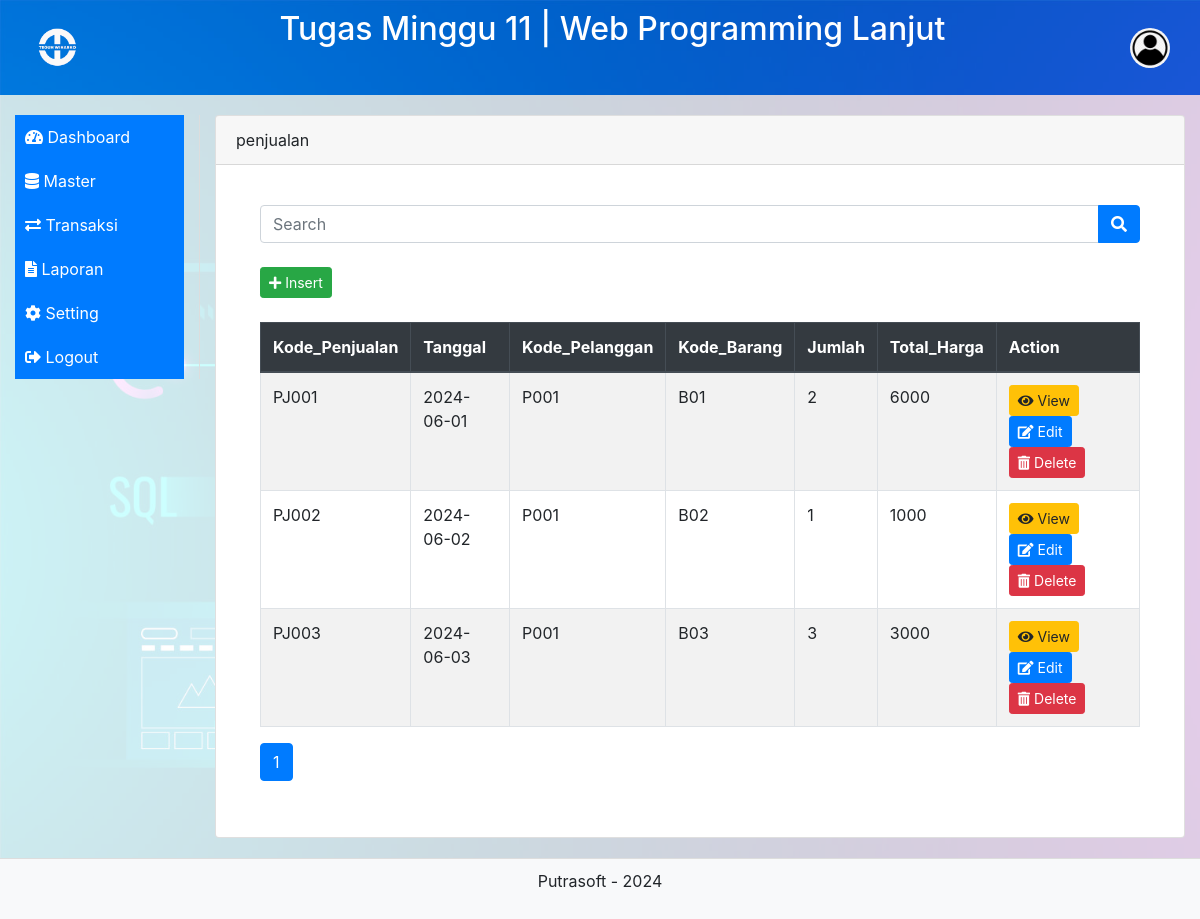
The app's page /list.php?table=penjualan with its own data.
### tables this page shows
CREATE TABLE IF NOT EXISTS `penjualan` (
  `Kode_Penjualan` varchar(100) NOT NULL,
  `Tanggal` date NOT NULL,
  `Kode_Pelanggan` varchar(100) NOT NULL,
  `Kode_Barang` varchar(10) NOT NULL,
  `Jumlah` int(11) NOT NULL,
  `Total_Harga` decimal(10,0) NOT NULL,
  PRIMARY KEY (`Kode_Penjualan`)
);

### list.php (the view, shortened to what this page needs)
<?php include("header.php"); ?>
<div class="container-fluid">
    <div class="row">
        <nav class="col-md-2 sidebar">
            <?php include("menu.php"); ?>
        </nav>
        <main class="col-md-10 content">
            <div class="card">
                <div class="card-header">
                    <?php echo htmlspecialchars($_GET["table"]); ?>
                </div>
                <div class="card-body">
                    <main role="main" class="col-md-9 ml-sm-auto col-lg-12 px-4 content">
                        <form method="post" class="mb-4">
                            <div class="input-group">
                                <input type="text" id="search" name="search" class="form-control" placeholder="Search" value="<?php echo isset($_POST['search']) ? htmlspecialchars($_POST['search']) : ''; ?>">
                                <div class="input-group-append">
                                    <button type="submit" class="btn btn-primary"><i class="fas fa-search"></i></button>
                                </div>
                            </div>
                        </form>
                        <button class="btn btn-success btn-sm" data-toggle="modal" data-target="#insertModal"><i class="fas fa-plus"></i>&nbsp;Insert</button>
                        <br><br>
                        <?php
                        require 'db.php';
                        $table_name = htmlspecialchars($_GET["table"]);
                        $stmt = $conn->query("SHOW COLUMNS FROM $table_name");
                        $columns = $stmt->fetchAll(PDO::FETCH_ASSOC);
                        $primaryKey = null;
                        foreach ($columns as $column) {
                            if ($column['Key'] === 'PRI') {
                                $primaryKey = $column['Field'];
                            }
                        }
                        $search = isset($_POST['search']) ? $_POST['search'] : '';
                        $page = isset($_POST['page']) ? (int)$_POST['page'] : 1;
                        $records_per_page = 10;
                        $offset = ($page - 1) * $records_per_page;
                        if (preg_match('/^[a-zA-Z0-9_]+$/', $table_name)) {
                            try {
                                $stmt = $conn->query("SHOW COLUMNS FROM $table_name");
                                $columns = $stmt->fetchAll(PDO::FETCH_COLUMN);
                                if ($columns) {
                                    $searchQuery = "";
                                    $totalStmt = $conn->prepare("SELECT COUNT(*) FROM $table_name $searchQuery");
                                    if ($search) {
                                        $totalStmt->execute(['search' => "%$search%"]);
                                    } else {
                                        $totalStmt->execute();
                                    }
                                    $total_rows = $totalStmt->fetchColumn();
                                    $stmt = $conn->prepare("SELECT * FROM $table_name $searchQuery LIMIT :limit OFFSET :offset");
                                    $stmt->bindValue(':limit', $records_per_page, PDO::PARAM_INT);
                                    $stmt->bindValue(':offset', $offset, PDO::PARAM_INT);
                                    $stmt->execute();
                                    $rows = $stmt->fetchAll(PDO::FETCH_ASSOC);
                                    if ($rows) {
                                        echo '<div class="table-responsive">';
                                        echo '<table class="table table-bordered table-striped">';
                                        echo '<thead class="thead-dark">';
                                        echo '<tr>';
                                        foreach (array_keys($rows[0]) as $column_name) {
                                            echo "<th scope='col'>$column_name</th>";
                                        }
                                        echo '<th scope="col">Action</th>';
                                        echo '</tr>';
                                        echo '</thead>';
                                        echo '<tbody>';
                                        foreach ($rows as $row) {
                                            $row_json = htmlspecialchars(json_encode($row));
                                            echo '<tr>';
                                            foreach ($row as $cell) {
                                                echo "<td>$cell</td>";
                                            }
                                            echo '<td>
                                                <button class="btn btn-sm btn-warning" data-toggle="modal" data-target="#viewModal" data-row="' . $row_json . '"><i class="fas fa-eye"></i>&nbsp;View</button>
                                                <button class="btn btn-sm btn-primary" data-toggle="modal" data-target="#editModal" data-row="' . $row_json . '"><i class="fas fa-edit"></i>&nbsp;Edit</button>
                                                <a href="delete.php?table=' . htmlspecialchars($table_name) . '&id=' . $row[$primaryKey] . '" class="btn btn-sm btn-danger" onclick="return confirm(\'Apakah Anda yakin ingin menghapus data ini?\');"><i class="fas fa-trash-alt"></i>&nbsp;Delete</a>
                                            </td>';
                                            echo '</tr>';
                                        }
                                        echo '</tbody>';
                                        echo '</table>';
                                        echo '</div>';
                                        $total_pages = ceil($total_rows / $records_per_page);
                                        echo '<nav>';
                                        echo '<ul class="pagination">';
                                        for ($i = 1; $i <= $total_pages; $i++) {
                                            $active = $i == $page ? 'active' : '';
                                            echo "<li class='page-item $active'><form method='post' style='display:inline;'><input type='hidden' name='table_name' value='" . htmlspecialchars($table_name) . "'><input type='hidden' name='search' value='" . htmlspecialchars($search) . "'><button type='submit' name='page' value='$i' class='page-link'>$i</button></form></li>";
                                        }
                                        echo '</ul>';
                                        echo '</nav>';
                                    } else {
                                        echo '<div class="alert alert-warning">No data found in the table.</div>';
                                    }
                                } else {
                                    echo '<div class="alert alert-danger">Invalid table name.</div>';
                                }
                            } catch (PDOException $e) {
                                echo '<div class="alert alert-danger">Error: ' . $e->getMessage() . '</div>';
                            }
                        } else {
                            echo '<div class="alert alert-danger">Invalid table name.</div>';
                        }
                        ?>
                    </main>
                </div>
            </div>
        </main>
    </div>
</div>
<?php include("footer.php"); ?>

### header.php (style rules this page uses)
body { display: flex; flex-direction: column; min-height: 100vh; background-image: url('assets/img/background.jpg'); background-size: cover; background-repeat: no-repeat; background-attachment: fixed; }
.container-fluid { flex: 1; background-color: rgba(255, 255, 255, 0.8); }
.sidebar { height: 100%; border-right: 1px solid #ddd; padding-right: 10px; margin-top: 20px; }
.content { padding: 20px; }

### records on screen
penjualan: Kode_Penjualan "PJ001", Tanggal "2024-06-01", Kode_Pelanggan "P001", Kode_Barang "B01", Jumlah "2", Total_Harga "6000"
penjualan: Kode_Penjualan "PJ002", Tanggal "2024-06-02", Kode_Pelanggan "P001", Kode_Barang "B02", Jumlah "1", Total_Harga "1000"
penjualan: Kode_Penjualan "PJ003", Tanggal "2024-06-03", Kode_Pelanggan "P001", Kode_Barang "B03", Jumlah "3", Total_Harga "3000"

### other values on screen
$title "Tugas Minggu 11 | Web Programming Lanjut"
$_GET["table"] "penjualan"
$column_name "Kode_Penjualan"
$column_name "Tanggal"
$column_name "Kode_Pelanggan"
$column_name "Kode_Barang"
$column_name "Jumlah"
$column_name "Total_Harga"
